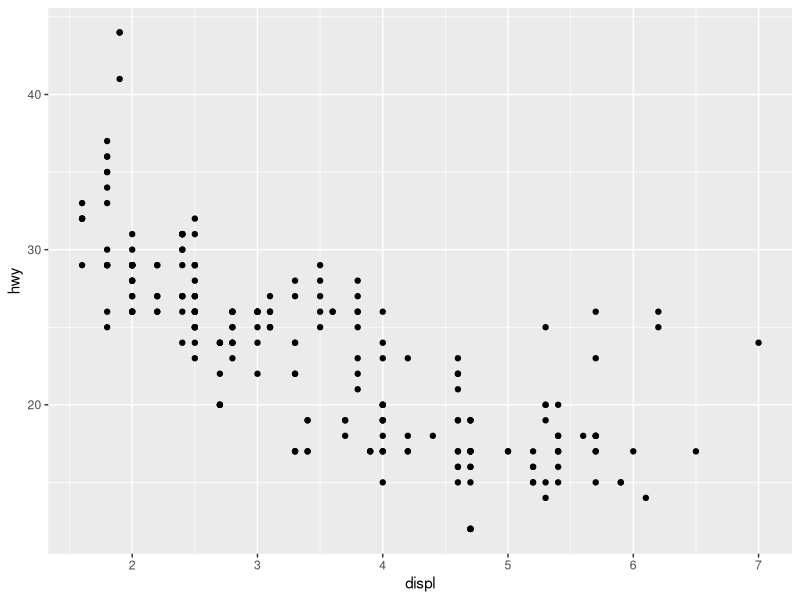
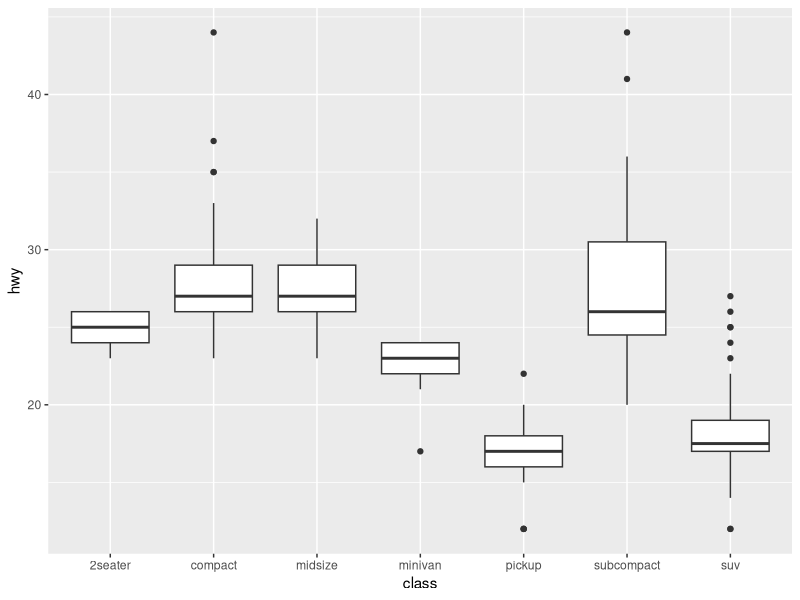
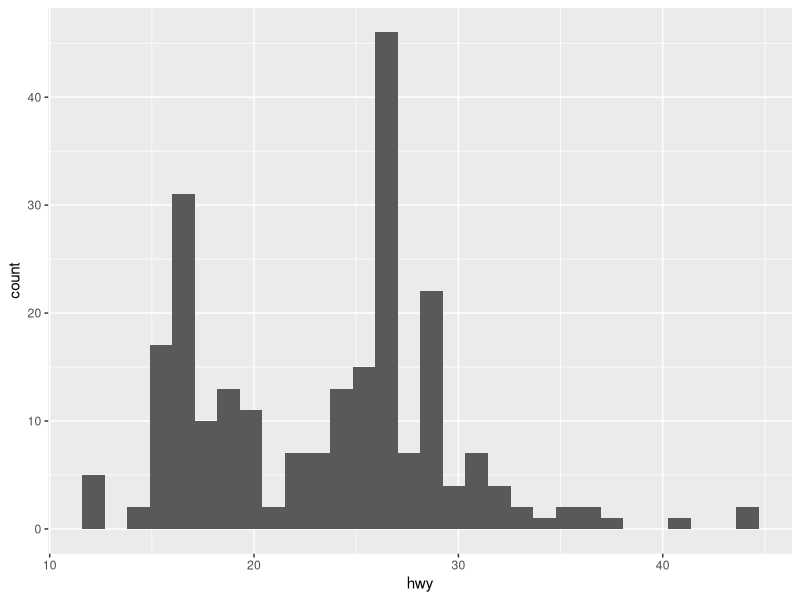
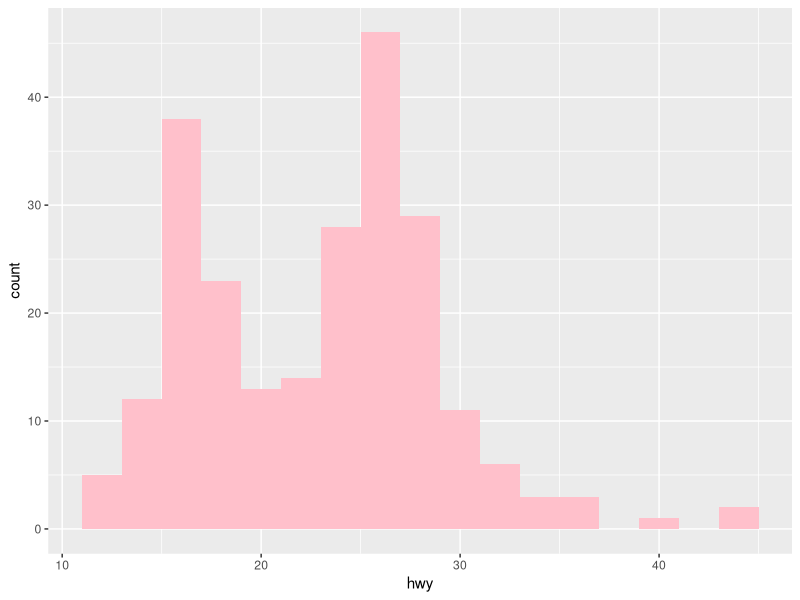
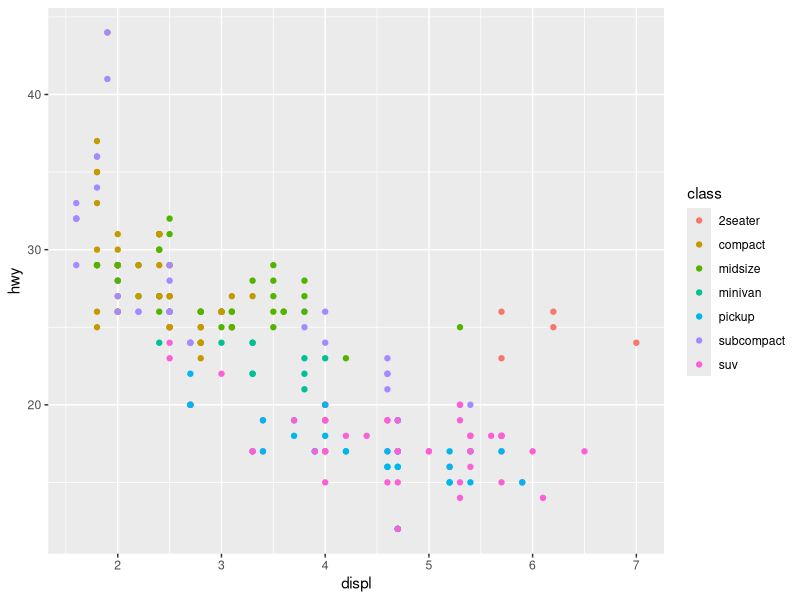
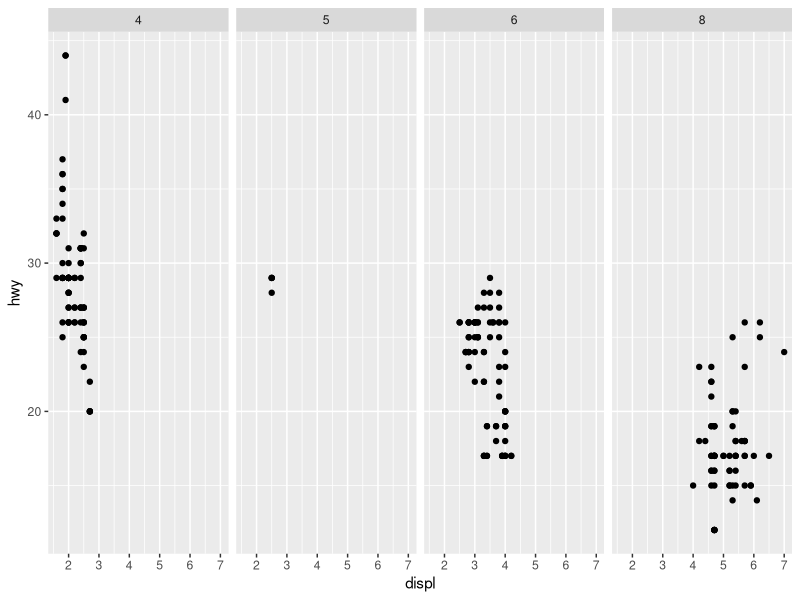
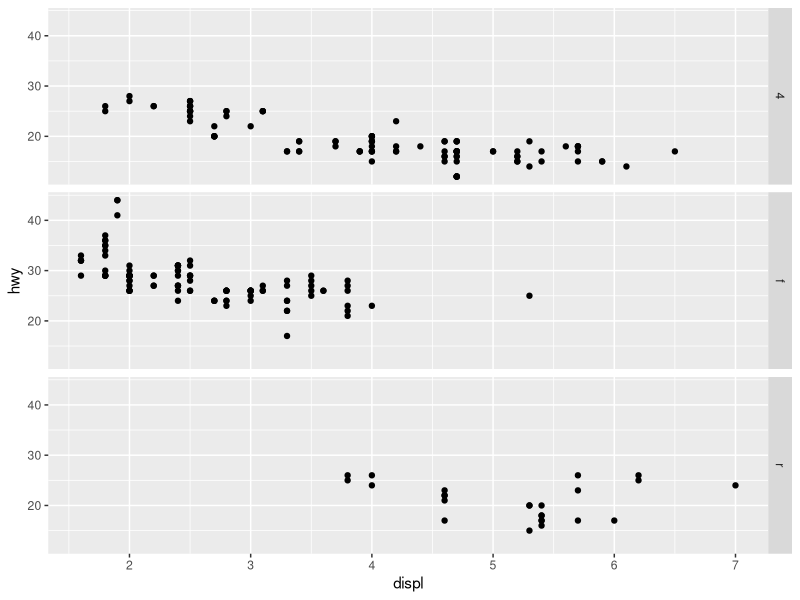
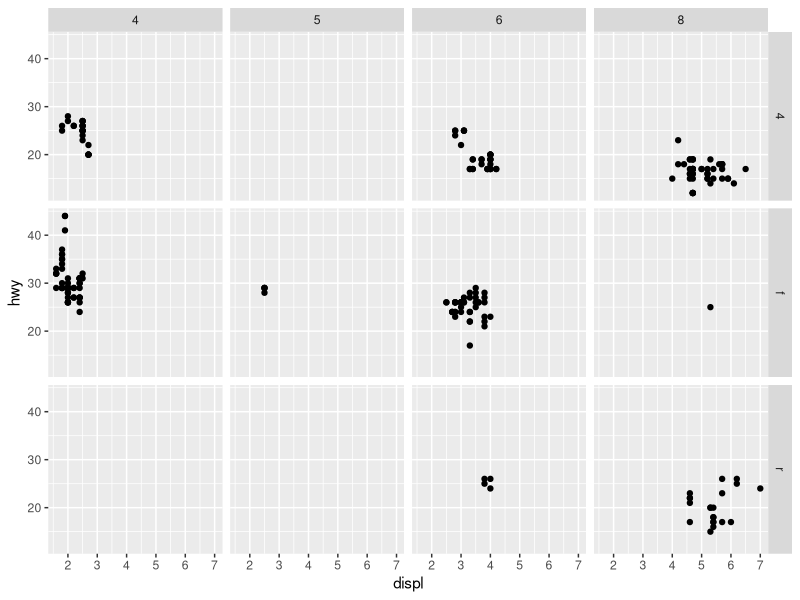

These figures' R source, in order:
## ---- chunk 1
knitr::opts_chunk$set(echo = TRUE, comment = "") 
library(tidyverse)
## ---- chunk 2
mpg
## ---- chunk 3
ggplot(data = mpg) + geom_point(mapping = aes(x = displ, y = hwy))
## ---- chunk 4
ggplot(data = mpg) +
  geom_boxplot(mapping = aes(x = class, y = hwy))
## ---- chunk 5
ggplot(data = mpg) +
  geom_histogram(mapping = aes(x = hwy))
## ---- chunk 6
ggplot(data = mpg) +
  geom_histogram(mapping = aes(x = hwy), binwidth = 2, fill= "pink")
## ---- chunk 7
ggplot(data = mpg) +
  geom_point(mapping = aes(x = displ, y = hwy, color=class))
## ---- chunk 8
# Makes a plot that the commands below will modify
q <- ggplot(mpg) + geom_point(aes(x = displ, y = hwy))

q + facet_grid(. ~ cyl)
q + facet_grid(drv ~ .)
q + facet_grid(drv ~ cyl)
q + facet_wrap(~ class)
## ---- chunk 9

## ---- chunk 10
ggplot(mpg) + 
  geom_point(aes(displ, hwy)) +
  geom_smooth(aes(displ, hwy))
